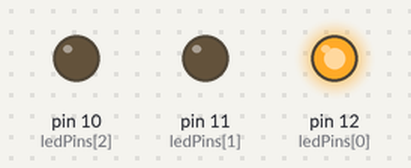
Recording of a sketch running on a simulated Arduino Uno, built with avr-gcc and run on an emulated ATmega328P. On the bench: output pins drawn as LEDs (lit = HIGH).

Above: at 0.2 s.
At 1.2 s:
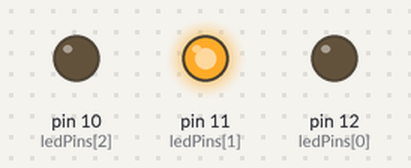
At 2.2 s:
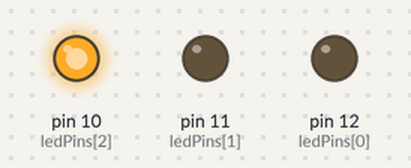
At 5.7 s:
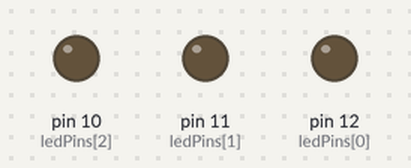
Timing chart, 0 to 6.9 s (numbered marks = the images above):
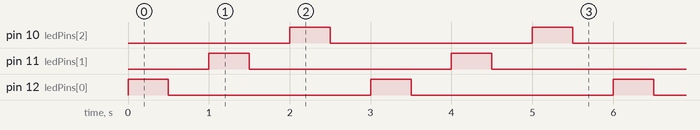

Measured:
- by itself, pin 10 (ledPins[2]), pin 11 (ledPins[1]), pin 12 (ledPins[0]): alternates HIGH for 0.50 s and LOW for 2.5 s
- by itself, everything shown: repeats every 3.0 s, in 6 steps

The sketch:

BlinkingLED.ino
```cpp
int ledPins[] = {12, 11, 10};  // Array to hold the pin numbers for the LEDs
int numLeds = 3;               // Number of LEDs

void setup() {
  // Initialize all LED pins as outputs
  for (int i = 0; i < numLeds; i++) {
    pinMode(ledPins[i], OUTPUT);
  }
}

void loop() {
  // Blink LEDs sequentially
  for (int i = 0; i < numLeds; i++) {
    digitalWrite(ledPins[i], HIGH);   // Turn the LED on
    delay(500);                        // Wait for 500ms
    digitalWrite(ledPins[i], LOW);    // Turn the LED off
    delay(500);                        // Wait for 500ms
  }
}
```
